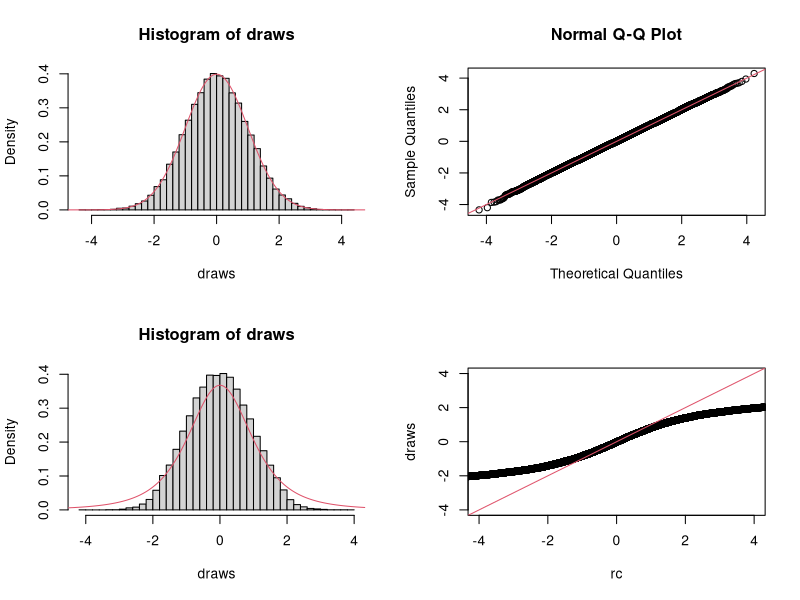
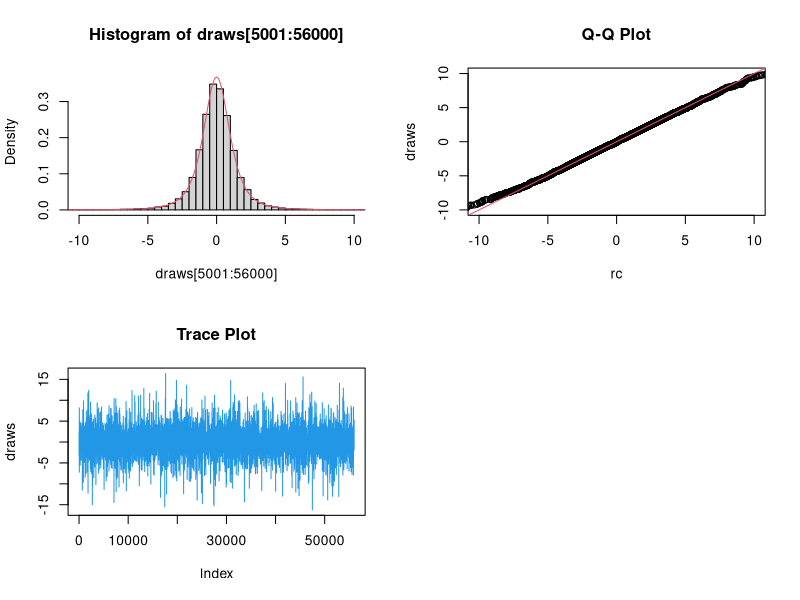
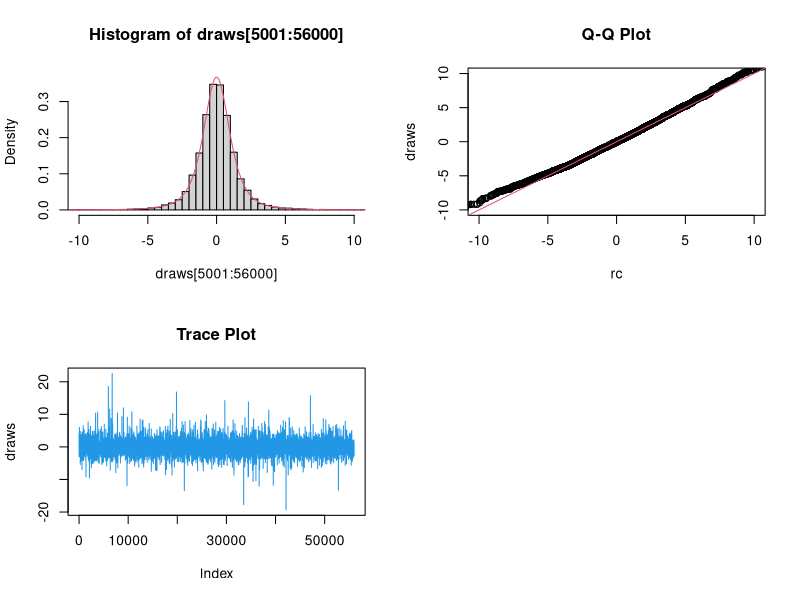
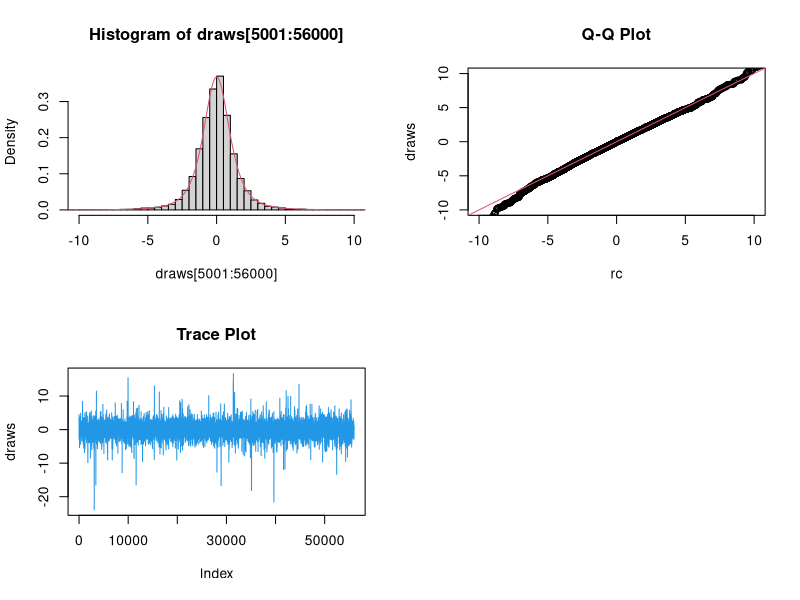
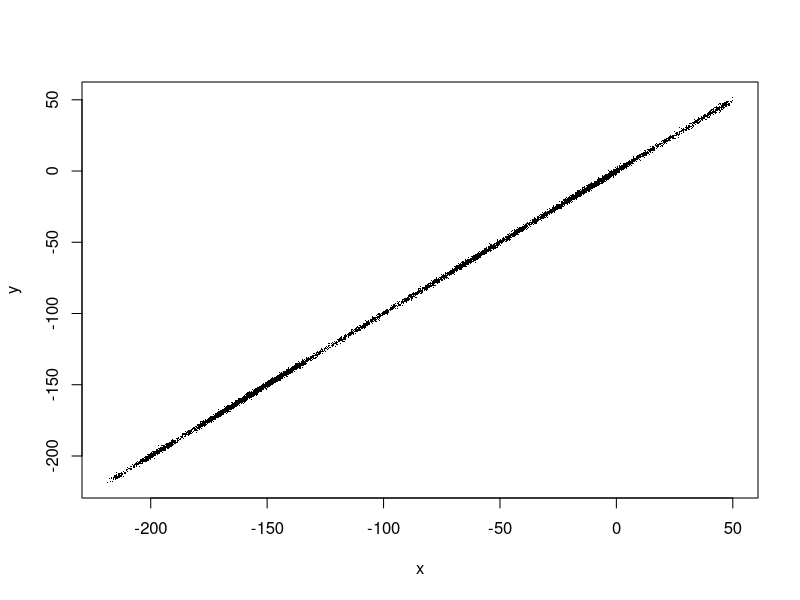

These figures' R source, in order:


#### Accept-Reject for Normal from t w/3df

M = 1.1*dnorm(0)/dt(0,3)

cdraws = rt(50000,3)
udraws = runif(50000)

tmp = (udraws <= dnorm(cdraws)/(dt(cdraws,3)*M))
draws = cdraws[tmp]

y = seq(-20,20,.01)
quartz()
par(mfrow=c(2,2))
hist(draws,probability=T,nclass=50)
lines(y,dnorm(y),col=2)
qqnorm(draws)
abline(0,1,col=2)

#### Accept-Reject for t w/3df from Normal (incorrect because f/q is unbounded in the tails)

M = 1
ndraws = rnorm(50000)
udraws = runif(50000)

tmp = (udraws <= dt(ndraws,3)/(dnorm(ndraws,0,4)*M))
draws = ndraws[tmp]

rc = rt(length(draws),3)

hist(draws,probability=T,nclass=50)
lines(y,dt(y,3),col=2)
qqplot(rc,draws,xlim=c(-4,4),ylim=c(-4,4))
abline(0,1,col=2)

#### Independent MH for t w/3 df using a normal

draws = rep(0,56000)
x = 1
count = 0
sd = 4
for (i in 1:length(draws)) {
	q = rnorm(1,0,sd)   # try different variances

	alpha = (dt(q,3)/dt(x,3) * (dnorm(x,0,sd)/dnorm(q,0,sd)))  # proposal ratio = 1, hence does not appear in alpha
	if (runif(1) < alpha) {
		draws[i] = q
		x = q
		count = count + 1
	}
	else {
		draws[i] = x
	}

}
count/56000
quartz()
par(mfrow=c(2,2))
hist(draws[5001:56000],probability=T,nclass=100,xlim=c(-10,10),ylim=c(0,dt(0,3)+.01))
lines(y,dt(y,3),col=2)
qqplot(rc,draws,xlim=c(-10,10),ylim=c(-10,10),main="Q-Q Plot")
abline(0,1,col=2)
plot(draws,type="l",col=4,main="Trace Plot")
 quantile(draws,c(.01,.99))
 qt(c(0.01,.99),3)
sd(draws) # sd of t - 3 is sqrt(3) = 1.732


#### Random-walk MH for Cauchy using a N(x,4^2) 

draws = rep(0,56000)
x = 5
sd = 4
count = 0
for (i in 1:length(draws)) {
	q = rnorm(1,x,sd)
	alpha = dt(q,3)/dt(x,3)  # proposal ratio = 1, hence does not appear in alpha
	if (runif(1) < alpha) {
		draws[i] = q
		x = q
		count = count + 1
	}
	else {
		draws[i] = x
	}
}
count/56000
quartz()
par(mfrow=c(2,2))
hist(draws[5001:56000],probability=T,nclass=100,xlim=c(-10,10),ylim=c(0,dt(0,3)+.01))
lines(y,dt(y,3),col=2)
qqplot(rc,draws,xlim=c(-10,10),ylim=c(-10,10),main="Q-Q Plot")
abline(0,1,col=2)
plot(draws,type="l",col=4,main="Trace Plot")
 quantile(draws,c(.01,.99))
 qt(c(0.01,.99),3)
sd(draws) # sd of t - 3 is sqrt(3) = 1.732



#### Random-walk MH for t w/3 df using a U(x-5,x+5) 

draws = rep(0,56000)
x = 5
count = 0
sd = 5
for (i in 1:length(draws)) {
	q = runif(1,x-sd,x+sd)
	alpha = (dt(q,3)/dt(x,3))  # proposal ratio = 1, hence does not appear in alpha
	if (runif(1) < alpha) {
		draws[i] = q
		x = q
		count = count + 1
	}
	else {
		draws[i] = x
	}
}
count/56000
quartz()
par(mfrow=c(2,2))
hist(draws[5001:56000],probability=T,nclass=100,xlim=c(-10,10),ylim=c(0,dt(0,3)+.01))
lines(y,dt(y,3),col=2)
qqplot(rc,draws,xlim=c(-10,10),ylim=c(-10,10),main="Q-Q Plot")
abline(0,1,col=2)
plot(draws,type="l",col=4,main="Trace Plot")
 quantile(draws,c(.01,.99))
 qt(c(0.01,.99),3)
sd(draws) # sd of t - 3 is sqrt(3) = 1.732






x = rep(0,10001)
y = rep(0,10001)

for (i in 2:length(x)) {
	x[i] = rnorm(1,y[i-1],1)
	y[i] = rnorm(1,x[i],1)
}

quartz()
plot(x,y,pch=".")